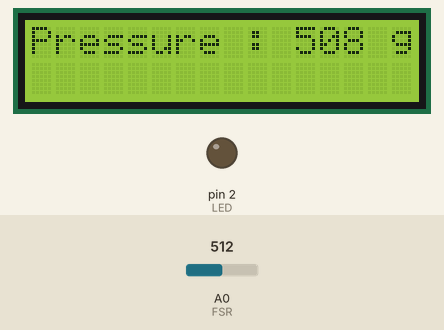
A sketch run on a simulated Arduino Uno, built with avr-gcc and run on an emulated ATmega328P. On the bench: 16×2 character LCD, output pins drawn as LEDs (lit = HIGH). The inputs (shaded band) are chosen by the test bench; at power-on: A0 (FSR) = 512. What the sketch prints to the serial monitor is not drawn.

Above: at 1.2 s.
1.3 s: A0 (FSR) set to 531
At 2.3 s:
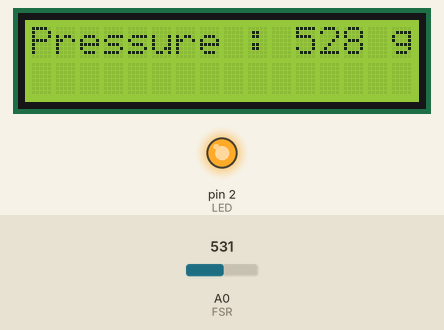
2.8 s: A0 (FSR) set to 992
At 3.5 s:
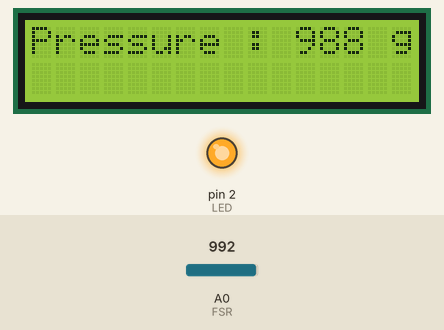
4.3 s: A0 (FSR) set to 1015
At 4.8 s:
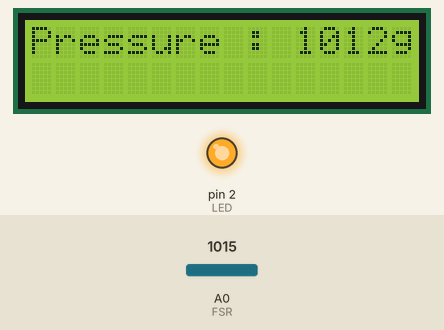
7.3 s: A0 (FSR) set to 511
At 8.7 s:
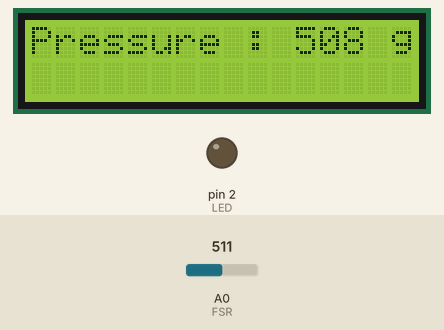
Timing chart, 0 to 9.8 s (numbered marks = the images above; inputs shaded):
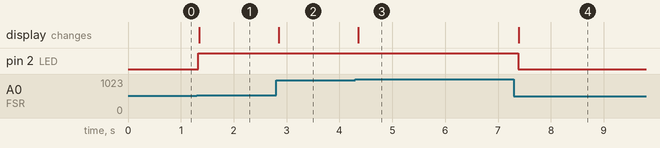

Measured:
- the behaviour switches between 513 and 514 on A0 (FSR) (found by bisection; images 0 and 1)
- after the input at 1.3 s, pin 2 (LED): LOW → HIGH at once; the display: changes after 0.05 s (image 1)
- after the input at 2.8 s, the display: changes after 0.05 s (image 2)
- after the input at 4.3 s, the display: changes after 0.05 s (image 3)
- after the input at 7.3 s, pin 2 (LED): HIGH → LOW after 0.08 s; the display: changes after 0.09 s (image 4)

The sketch:

Pressure_senso_v2.ino
```cpp
//#include <Wire.h>     //I2C 통신인데 없어도 작동함
#include <LiquidCrystal_I2C.h>
LiquidCrystal_I2C lcd(0x27,16,2);

int FSR = A0;
int LED = 2;
int val = 0;

unsigned pressure_prev = 0;
const unsigned long pressure_delay = 5;

unsigned lcd_prev = 0;
const unsigned long lcd_delay = 10;


void setup() {

  Serial.begin(9600);
  pinMode(LED, OUTPUT);
  lcd.init();             //LCD 초기화
  lcd.backlight();
}

void loop() {

  unsigned pressure_now = millis(); //현재 시간 milli 단위로 읽어 저장
  if(pressure_now - pressure_prev >= pressure_delay)
  {
    pressure_prev = pressure_now;

    Serial.print(analogRead(FSR));
    Serial.println("g");
    val = map(analogRead(FSR), 0, 1023, 0, 255);  //내부적 작동이라 lcd는 따로 계산
    analogWrite(LED, val);
  }

  unsigned lcd_now = millis();
  if(lcd_now - lcd_prev >= lcd_delay)
  {
    lcd_prev = lcd_now;

    lcd.setCursor(0,0);
    lcd.print("Pressure :");
    lcd.setCursor(11,0);
    lcd.print(val*4);
    lcd.setCursor(15,0);
    lcd.print("g");
    lcd.init();
  }

}
```
